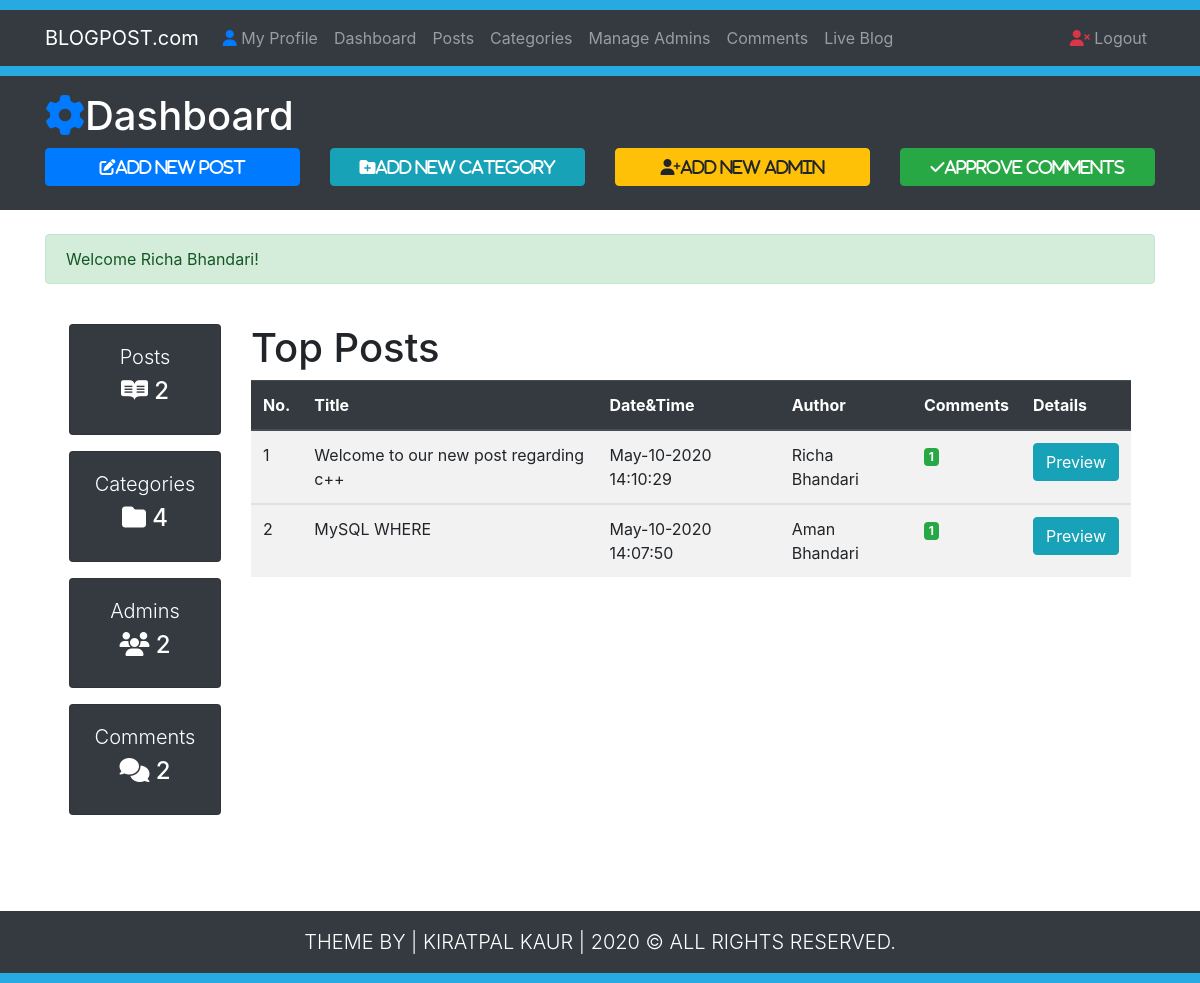
/Dashboard.php (signed in), run on the app's committed database.
### tables this page shows
CREATE TABLE `posts` (
  `id` int(10) NOT NULL,
  `datetime` varchar(50) NOT NULL,
  `title` varchar(300) NOT NULL,
  `category` varchar(50) NOT NULL,
  `author` varchar(50) NOT NULL,
  `image` varchar(50) NOT NULL,
  `post` varchar(10000) NOT NULL
);

### Dashboard.php (the view, shortened to what this page needs)
<?php require_once ("Includes/DB.php"); ?>
<?php require_once ("Includes/Functions.php"); ?>
<?php require_once ("Includes/Sessions.php"); ?>
<!DOCTYPE html>
<html lang="en">
<head>
    <link rel="stylesheet" href="Css/bootstrap.css">
    <link rel="stylesheet" href="Css/Style.css">
    <link rel="stylesheet" href="https://stackpath.bootstrapcdn.com/bootstrap/4.4.1/css/bootstrap.min.css">
</head>
<body>
<div style="height: 10px; background: #27aae1;"></div>
<nav class="navbar navbar-expand-lg navbar-dark bg-dark" >
    <div class="container">
        <a href="#" class="navbar-brand">BLOGPOST.com</a>
        <div class="collapse navbar-collapse" id="navbarcollapseCMS">
            <ul class="navbar-nav mr-auto">
                <li class="nav-item">
                    <a href="MyProfile.php" class="nav-link"><i class="fas fa-user text-primary"></i> My Profile</a>
                </li>
                <li class="nav-item">
                    <a href="Dashboard.php" class="nav-link">Dashboard</a>
                </li>
                <li class="nav-item">
                    <a href="Posts.php" class="nav-link">Posts</a>
                </li>
                <li class="nav-item">
                    <a href="Categories.php" class="nav-link">Categories</a>
                </li>
                <li class="nav-item">
                    <a href="Admins.php" class="nav-link">Manage Admins</a>
                </li>
                <li class="nav-item">
                    <a href="Comments.php" class="nav-link">Comments</a>
                </li>
                <li class="nav-item">
                    <a href="Blog.php?page=1" class="nav-link">Live Blog</a>
                </li>
            </ul>
            <ul class="navbar-nav ml-auto">
                <li class="nav-item"><a href="Logout.php" class="nav-link"><i class="fas fa-user-times text-danger"></i> Logout</a> </li>
            </ul>
        </div>
    </div>
</nav>
<div style="height: 10px; background: #27aae1;"></div>
<header class="bg-dark text-white py-3">
    <div class="container">
        <div class="row">
            <div class="col-md-12">
                <h1><i class="fas fa-cog text-primary"></i>Dashboard</h1>
            </div>
            <div class="col-lg-3 mb-2">
                <a href="AddNewPost.php" class="btn btn-primary btn-block">
                    <i class="fas fa-edit">Add New Post</i>
                </a>
            </div>
            <div class="col-lg-3 mb-2">
                <a href="Categories.php" class="btn btn-info btn-block">
                    <i class="fas fa-folder-plus">Add New Category</i>
                </a>
            </div>
            <div class="col-lg-3 mb-2">
                <a href="#" class="btn btn-warning btn-block">
                    <i class="fas fa-user-plus">Add New Admin</i>
                </a>
            </div>
            <div class="col-lg-3 mb-2">
                <a href="#" class="btn btn-success btn-block">
                    <i class="fas fa-check">Approve Comments</i>
                </a>
            </div>
        </div>
    </div>
</header>
<section class="container py-2 mb-4 mt-3">
    <div class="row">
        <div class="col-md-12">
        <?php
        echo SuccessMessage();
        ?>
        </div>
        <div class="row m-lg-4">
        <div class="col-lg-2 d-none d-md-block">
            <div class="card text-center bg-dark text-white mb-3">
                <div class="card-body">
                    <h1 class="lead">Posts</h1>
                    <h4 class="display-5">
                        <i class="fab fa-readme"></i>
                        <?php
                            echo TotalPosts();
                        ?>
                    </h4>
                </div>
            </div>
            <div class="card text-center bg-dark text-white mb-3">
                <div class="card-body">
                    <h1 class="lead">
                        Categories
                    </h1>
                    <h4 class="display-5">
                        <i class="fas fa-folder">
                        </i>
                        <?php
                            echo TotalCategories();
                        ?>
                    </h4>
                </div>
            </div>
            <div class="card text-center bg-dark text-white mb-3">
                <div class="card-body">
                    <h1 class="lead">
                        Admins
                    </h1>
                    <h4 class="display-5">
                        <i class="fas fa-users">
                        </i>
                        <?php
                                echo TotalAdmins();
                        ?>
                    </h4>
                </div>
            </div>
            <div class="card text-center bg-dark text-white mb-3">
                <div class="card-body">
                    <h1 class="lead">
                        Comments
                    </h1>
                    <h4 class="display-5">
                        <i class="fas fa-comments">
                        </i>
                        <?php
                            echo TotalComments();
                        ?>
                    </h4>
                </div>
            </div>
        </div>
        <div class="col-lg-10" >
            <h1>Top Posts</h1>
            <table class="table table-responsive table-striped table-hover">
                <thead class="thead-dark">
                <tr>
                    <th>No.</th>
                    <th>Title</th>
                    <th>Date&Time</th>
                    <th>Author</th>
                    <th>Comments</th>
                    <th>Details</th>
                </tr>
                </thead>
                <?php
                $Srno = 0;
                global $ConnectingDB;
                $sql = "SELECT * FROM posts ORDER BY id desc LIMIT 0,5";
                $stmt=$ConnectingDB->query($sql);
                while($Datarows=$stmt->fetch()){
                    $PostId = $Datarows["id"];
                    $DateTime = $Datarows["datetime"];
                    $Author = $Datarows["author"];
                    $Title = $Datarows["title"];
                    $Srno++;
                ?>
                <tbody>
                <tr>
                    <td><?php echo $Srno; ?></td>
                    <td><?php echo $Title; ?></td>
                    <td><?php echo $DateTime; ?></td>
                    <td><?php echo $Author; ?></td>
                    <td>
                            <?php
                            $Total = ApproveCommentsAccordingToPost($PostId);
                            if($Total>0) {
                                ?>
                            <span class="badge badge-success">
                            <?php
                                echo $Total;   ?>
                            </span>
                            <?php }   ?>
                    </td>
                    <td>
                        <a target="_blank" href="FullPost.php?id=<?php echo $PostId; ?>">
                            <span class="btn btn-info">Preview</span></a>
                    </td>
                </tr>
                </tbody>
                <?php } ?>
            </table>
        </div>
    </div>
    </div>
</section>
<br>
<footer class="bg-dark text-white">
    <div class="container">
        <div class="row">
            <div class="col-md-12">
                <p class="lead text-center m-3">THEME BY | KIRATPAL KAUR | <span id="year"></span> &copy; ALL RIGHTS RESERVED.</p>
            </div>
        </div>
    </div>
</footer>
<div style="height: 10px; background: #27aae1;"></div>
</body>
</html>

### data on the page
posts: title "Welcome to our new post regarding c++", datetime "May-10-2020 14:10:29", author "Richa Bhandari", Total "1"
posts: title "MySQL WHERE", datetime "May-10-2020 14:07:50", author "Aman Bhandari", Total "1"

### other printed values
SuccessMessage() "Welcome Richa Bhandari!"
$TotalPosts "2"
$TotalCategory "4"
$TotalAdmins "2"
$TotalComments "2"
